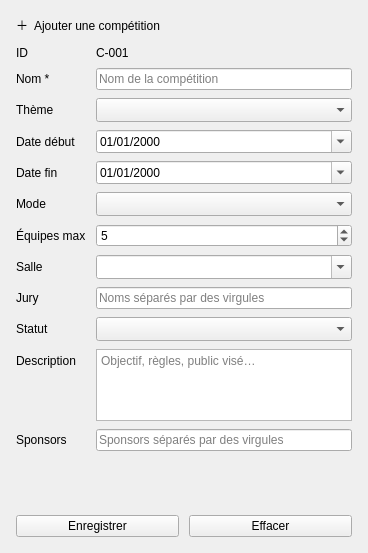
                        <widget class="QFrame" name="cardAdd">
                         <property name="card" stdset="0">
                          <bool>true</bool>
                         </property>
                         <layout class="QVBoxLayout" name="addLayout">
                          <property name="spacing">
                           <number>12</number>
                          </property>
                          <property name="leftMargin">
                           <number>16</number>
                          </property>
                          <property name="topMargin">
                           <number>16</number>
                          </property>
                          <property name="rightMargin">
                           <number>16</number>
                          </property>
                          <property name="bottomMargin">
                           <number>16</number>
                          </property>
                          <item>
                           <widget class="QLabel" name="lblAdd">
                            <property name="role" stdset="0">
                             <string notr="true">cardTitle</string>
                            </property>
                            <property name="text">
                             <string>＋  Ajouter une compétition</string>
                            </property>
                           </widget>
                          </item>
                          <item>
                           <layout class="QFormLayout" name="addFormLayout">
                            <property name="fieldGrowthPolicy">
                             <enum>QFormLayout::AllNonFixedFieldsGrow</enum>
                            </property>
                            <property name="horizontalSpacing">
                             <number>10</number>
                            </property>
                            <property name="verticalSpacing">
                             <number>8</number>
                            </property>
                            <item row="0" column="0">
                             <widget class="QLabel" name="aIdLabel">
                              <property name="text">
                               <string>ID</string>
                              </property>
                             </widget>
                            </item>
                            <item row="0" column="1">
                             <widget class="QLabel" name="aId">
                              <property name="text">
                               <string>C-001</string>
                              </property>
                             </widget>
                            </item>
                            <item row="1" column="0">
                             <widget class="QLabel" name="aNomLabel">
                              <property name="text">
                               <string>Nom *</string>
                              </property>
                             </widget>
                            </item>
                            <item row="1" column="1">
                             <widget class="QLineEdit" name="aNom">
                              <property name="placeholderText">
                               <string>Nom de la compétition</string>
                              </property>
                             </widget>
                            </item>
                            <item row="2" column="0">
                             <widget class="QLabel" name="aThemeLabel">
                              <property name="text">
                               <string>Thème</string>
                              </property>
                             </widget>
                            </item>
                            <item row="2" column="1">
                             <widget class="QComboBox" name="aTheme">
                              <property name="sizeAdjustPolicy">
                               <enum>QComboBox::AdjustToMinimumContentsLengthWithIcon</enum>
                              </property>
                              <property name="minimumContentsLength">
                               <number>8</number>
                              </property>
                             </widget>
                            </item>
                            <item row="3" column="0">
                             <widget class="QLabel" name="aDebutLabel">
                              <property name="text">
                               <string>Date début</string>
                              </property>
                             </widget>
                            </item>
                            <item row="3" column="1">
                             <widget class="QDateEdit" name="aDebut">
                              <property name="displayFormat">
                               <string notr="true">dd/MM/yyyy</string>
                              </property>
                              <property name="calendarPopup">
                               <bool>true</bool>
                              </property>
                             </widget>
                            </item>
                            <item row="4" column="0">
                             <widget class="QLabel" name="aFinLabel">
                              <property name="text">
                               <string>Date fin</string>
                              </property>
                             </widget>
                            </item>
                            <item row="4" column="1">
                             <widget class="QDateEdit" name="aFin">
                              <property name="displayFormat">
                               <string notr="true">dd/MM/yyyy</string>
                              </property>
                              <property name="calendarPopup">
                               <bool>true</bool>
                              </property>
                             </widget>
                            </item>
                            <item row="5" column="0">
                             <widget class="QLabel" name="aModeLabel">
                              <property name="text">
                               <string>Mode</string>
                              </property>
                             </widget>
                            </item>
                            <item row="5" column="1">
                             <widget class="QComboBox" name="aMode">
                              <property name="sizeAdjustPolicy">
                               <enum>QComboBox::AdjustToMinimumContentsLengthWithIcon</enum>
                              </property>
                              <property name="minimumContentsLength">
                               <number>8</number>
                              </property>
                             </widget>
                            </item>
                            <item row="6" column="0">
                             <widget class="QLabel" name="aMaxLabel">
                              <property name="text">
                               <string>Équipes max</string>
                              </property>
                             </widget>
                            </item>
                            <item row="6" column="1">
                             <widget class="QSpinBox" name="aMax">
                              <property name="minimum">
                               <number>1</number>
                              </property>
                              <property name="maximum">
                               <number>50</number>
                              </property>
                              <property name="value">
                               <number>5</number>
                              </property>
                             </widget>
                            </item>
                            <item row="7" column="0">
                             <widget class="QLabel" name="aSalleLabel">
                              <property name="text">
                               <string>Salle</string>
                              </property>
                             </widget>
                            </item>
                            <item row="7" column="1">
                             <widget class="QComboBox" name="aSalle">
                              <property name="editable">
                               <bool>true</bool>
                              </property>
                              <property name="sizeAdjustPolicy">
                               <enum>QComboBox::AdjustToMinimumContentsLengthWithIcon</enum>
                              </property>
                              <property name="minimumContentsLength">
                               <number>8</number>
                              </property>
                             </widget>
                            </item>
                            <item row="8" column="0">
                             <widget class="QLabel" name="aJuryLabel">
                              <property name="text">
                               <string>Jury</string>
                              </property>
                             </widget>
                            </item>
                            <item row="8" column="1">
                             <widget class="QLineEdit" name="aJury">
                              <property name="placeholderText">
                               <string>Noms séparés par des virgules</string>
                              </property>
                             </widget>
                            </item>
                            <item row="9" column="0">
                             <widget class="QLabel" name="aStatutLabel">
                              <property name="text">
                               <string>Statut</string>
                              </property>
                             </widget>
                            </item>
                            <item row="9" column="1">
                             <widget class="QComboBox" name="aStatut">
                              <property name="sizeAdjustPolicy">
                               <enum>QComboBox::AdjustToMinimumContentsLengthWithIcon</enum>
                              </property>
                              <property name="minimumContentsLength">
                               <number>8</number>
                              </property>
                             </widget>
                            </item>
                            <item row="10" column="0">
                             <widget class="QLabel" name="aDescriptionLabel">
                              <property name="text">
                               <string>Description</string>
                              </property>
                             </widget>
                            </item>
                            <item row="10" column="1">
                             <widget class="QPlainTextEdit" name="aDescription">
                              <property name="maximumSize">
                               <size>
                                <width>16777215</width>
                                <height>72</height>
                               </size>
                              </property>
                              <property name="placeholderText">
                               <string>Objectif, règles, public visé…</string>
                              </property>
                             </widget>
                            </item>
                            <item row="11" column="0">
                             <widget class="QLabel" name="aSponsorsLabel">
                              <property name="text">
                               <string>Sponsors</string>
                              </property>
                             </widget>
                            </item>
                            <item row="11" column="1">
                             <widget class="QLineEdit" name="aSponsors">
                              <property name="placeholderText">
                               <string>Sponsors séparés par des virgules</string>
                              </property>
                             </widget>
                            </item>
                           </layout>
                          </item>
                          <item>
                           <widget class="QLabel" name="aConflict">
                            <property name="text">
                             <string />
                            </property>
                            <property name="wordWrap">
                             <bool>true</bool>
                            </property>
                           </widget>
                          </item>
                          <item>
                           <widget class="QLabel" name="aErr">
                            <property name="text">
                             <string />
                            </property>
                            <property name="wordWrap">
                             <bool>true</bool>
                            </property>
                           </widget>
                          </item>
                          <item>
                           <layout class="QHBoxLayout" name="addButtonsLayout" stretch="1,1">
                            <property name="spacing">
                             <number>10</number>
                            </property>
                            <item>
                             <widget class="QPushButton" name="btnSave">
                              <property name="cursor">
                               <cursorShape>PointingHandCursor</cursorShape>
                              </property>
                              <property name="kind" stdset="0">
                               <string notr="true">primary</string>
                              </property>
                              <property name="text">
                               <string>Enregistrer</string>
                              </property>
                             </widget>
                            </item>
                            <item>
                             <widget class="QPushButton" name="btnClear">
                              <property name="cursor">
                               <cursorShape>PointingHandCursor</cursorShape>
                              </property>
                              <property name="kind" stdset="0">
                               <string notr="true">outline</string>
                              </property>
                              <property name="text">
                               <string>Effacer</string>
                              </property>
                             </widget>
                            </item>
                           </layout>
                          </item>
                         </layout>
                        </widget>
